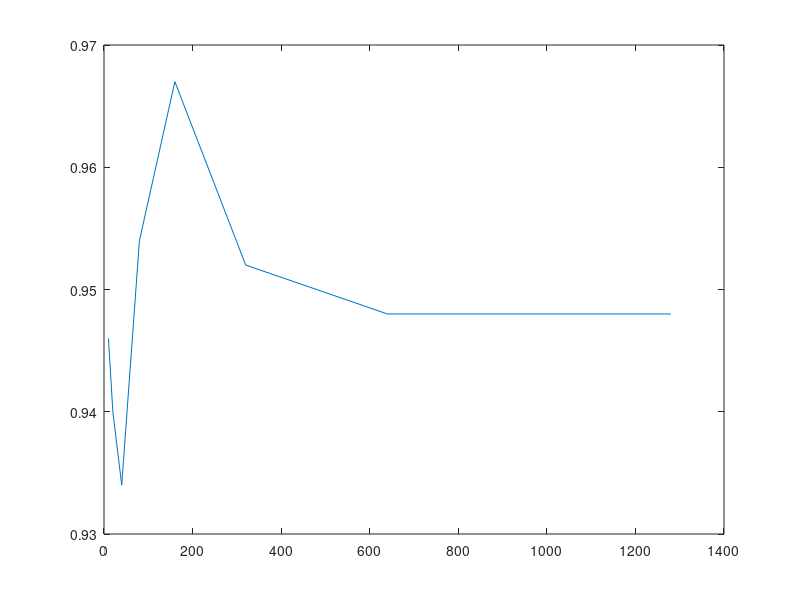
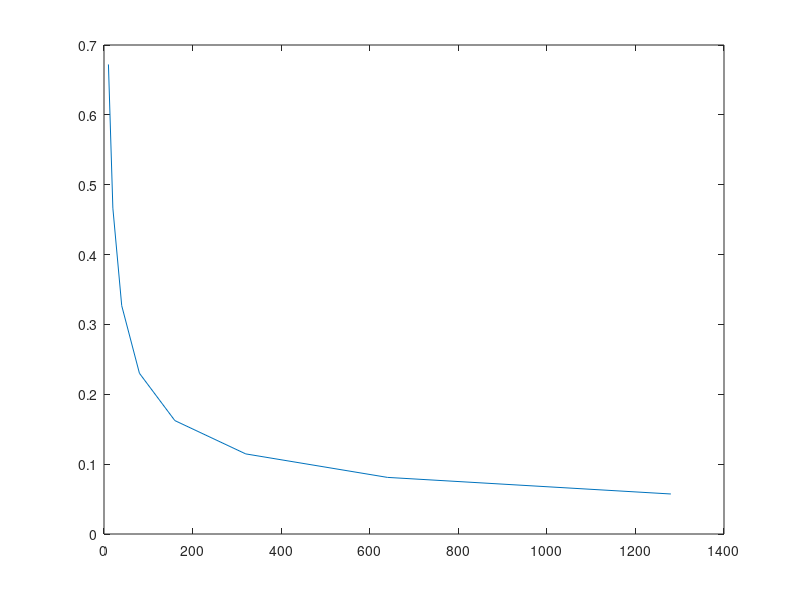

Reproduce these figures in MATLAB, in order.
rng(10);% pour obtenir toujours le même résultat
N = 1000;
n = [10 20 40 80 160 320 640 1280];

beta = 2;
gamma = 2;
I = norminv([0.025 0.975],0,1);
z = I(2); % (z = 1.96, équivalent à tables)

f = makedist('Weibull', 'a', beta, 'b', gamma);
C = sqrt(log(2));
lnEta = log(beta*C);

L1 = zeros(1,N);
U1 = zeros(1,N);
Z1 = zeros(1,N);
W1 = zeros(1,N);

a = 8;
meanZ1 = zeros(1,a); 
meanW1 = zeros(1,a);

for j = 1:a
    K = sqrt((4-pi)/(4*n(j)));
    for i = 1:N
        X = random(f, [1, n(j)]);
        meanX = mean(X);
        L1(i) = log(meanX*C/(sqrt(pi)/2 + K*z));
        U1(i) = log(meanX*C/(sqrt(pi)/2 - K*z));

        if(lnEta > L1(i) && lnEta < U1(i))
            Z1(i) = 1;
        end
        W1(i) = U1(i) - L1(i);
    end
    meanZ1(j) = mean(Z1); % doit être à peu pres 95%
    %var(Z1)
    meanW1(j) = mean(W1);
    %var(W1)    
    Z1 = zeros(1,N);
end

plot(n, meanZ1);
figure
plot(n, meanW1);
